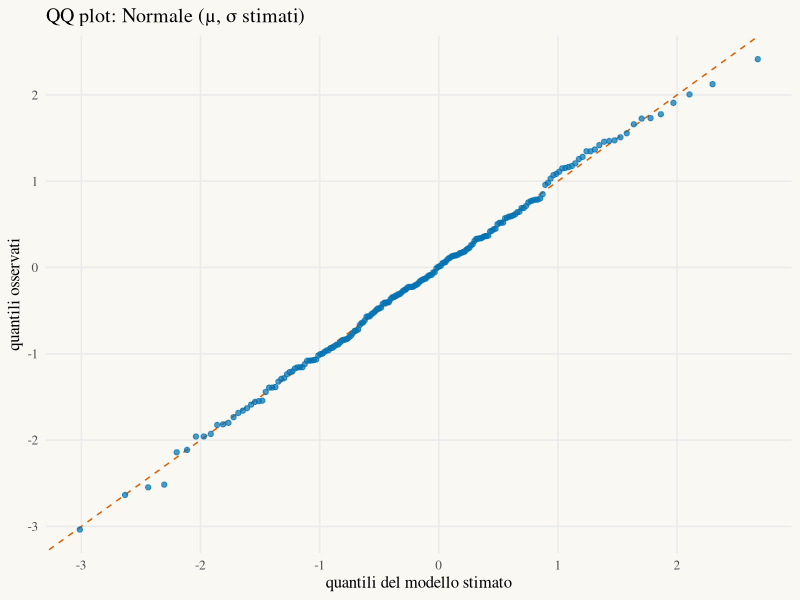

The R script that drew this image:
# ───────────────────────────────────────────────────────────────
# StatAtlas · Lab 05 — Adattamento: dati Normale(0, 1), modello Normale (μ, σ stimati)
# Con R ≥ 4.1 e lo stesso seed si ottengono gli stessi dati di StatAtlas.
# ───────────────────────────────────────────────────────────────
library(tidyverse)

set.seed(2026)
N <- 200
x <- qnorm(runif(N), mean = 0, sd = 1)

# Stima ML del modello ipotizzato
fit <- function(x) list(mean = mean(x), sd = sqrt(mean((x - mean(x))^2)))
par <- fit(x); par

# Classi con frequenza attesa ≥ 5 e statistica X² di Pearson
chi2 <- function(x, par) {
  K <- max(3, min(20, floor(length(x) / 5)))
  br <- c(-Inf, do.call(qnorm, c(list((1:(K - 1)) / K), par)), Inf)
  o <- table(cut(x, br))
  e <- length(x) / K
  sum((o - e)^2 / e)
}
K <- max(3, min(20, floor(N / 5)))
X2 <- as.numeric(chi2(x, par))
gdl <- K - 1 - 2
c(X2 = X2, gdl = gdl, p_asintotico = pchisq(X2, gdl, lower.tail = FALSE))

# p-value Monte Carlo (bootstrap parametrico, 199 repliche): stessa sequenza di StatAtlas
X2_b <- map_dbl(seq_len(199), \(b) {
  xb <- do.call(qnorm, c(list(runif(N)), par))
  as.numeric(chi2(xb, fit(xb)))
})
(1 + sum(X2_b >= X2)) / (199 + 1)

theme_statatlas <- function(base_size = 12) {
  theme_minimal(base_size = base_size, base_family = "serif") +
    theme(panel.grid.minor = element_blank(), legend.position = "top",
          plot.background = element_rect(fill = "#FAF8F3", colour = NA))
}

# Grafico quantile-quantile rispetto al modello stimato
tibble(x = sort(x), q = do.call(qnorm, c(list(ppoints(N, a = 0.5)), par))) |>
  ggplot(aes(q, x)) +
  geom_abline(linetype = "dashed", colour = "#D55E00") +
  geom_point(colour = "#0072B2", alpha = 0.7) +
  labs(x = "quantili del modello stimato", y = "quantili osservati", title = "QQ plot: Normale (μ, σ stimati)") +
  theme_statatlas()
